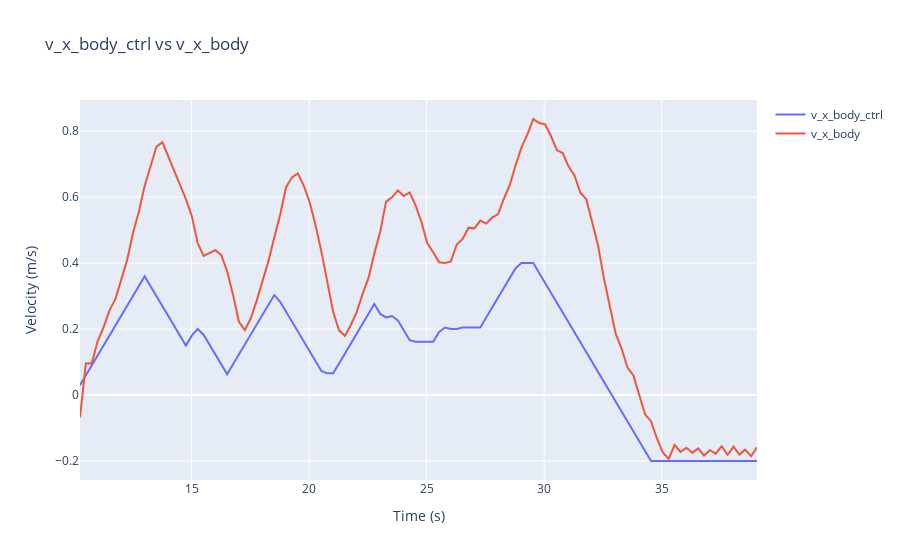

Notebook source saved alongside this figure:
### Code cell
# Plot v_x_body_ctrl and the actual body velocity.
fig = go.Figure()
fig.add_trace(
    go.Scatter(x=df["time"], y=df["v_x_body_ctrl"], mode="lines", name="v_x_body_ctrl")
)
fig.add_trace(go.Scatter(x=df["time"], y=df["v_x_body"], mode="lines", name="v_x_body"))
fig.update_layout(
    title="v_x_body_ctrl vs v_x_body",
    xaxis_title="Time (s)",
    yaxis_title="Velocity (m/s)",
)
fig.show()
